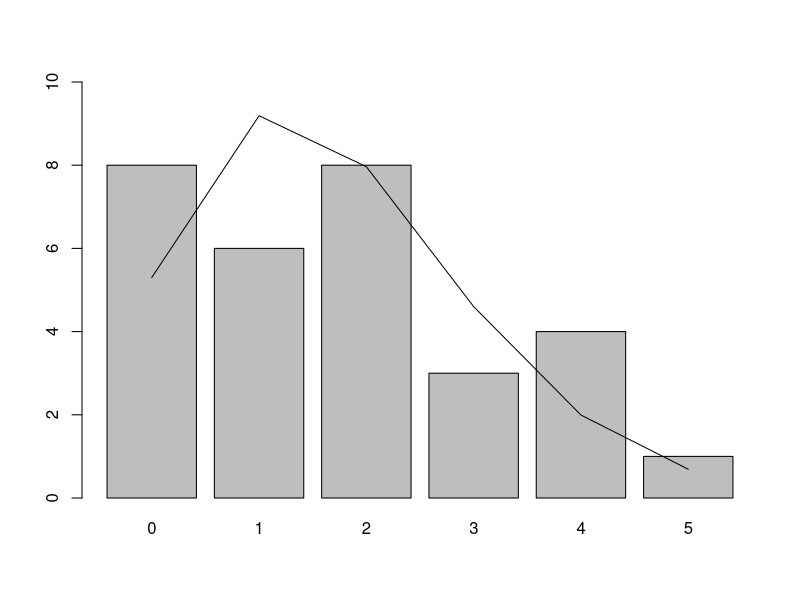
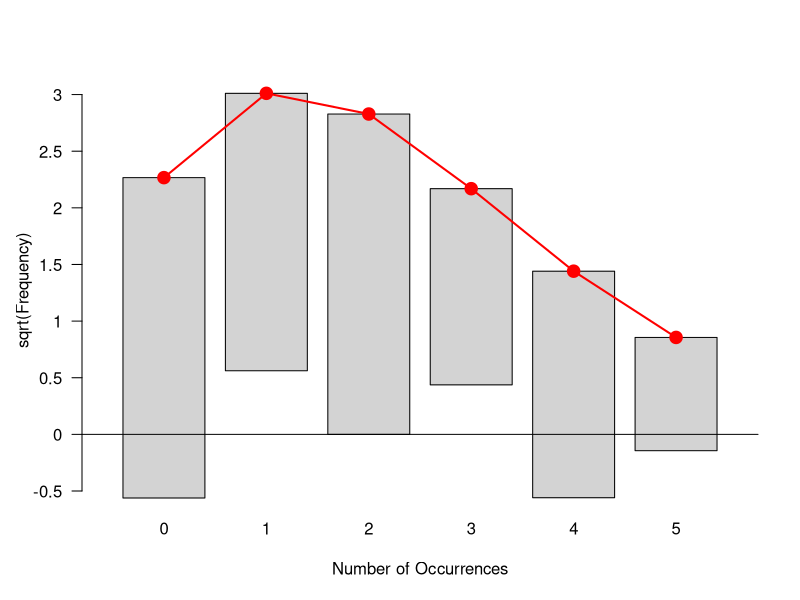
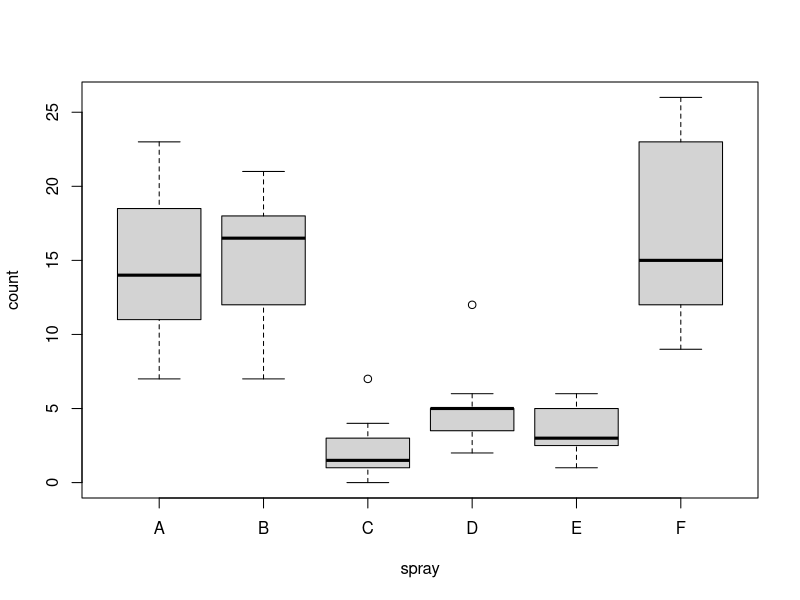
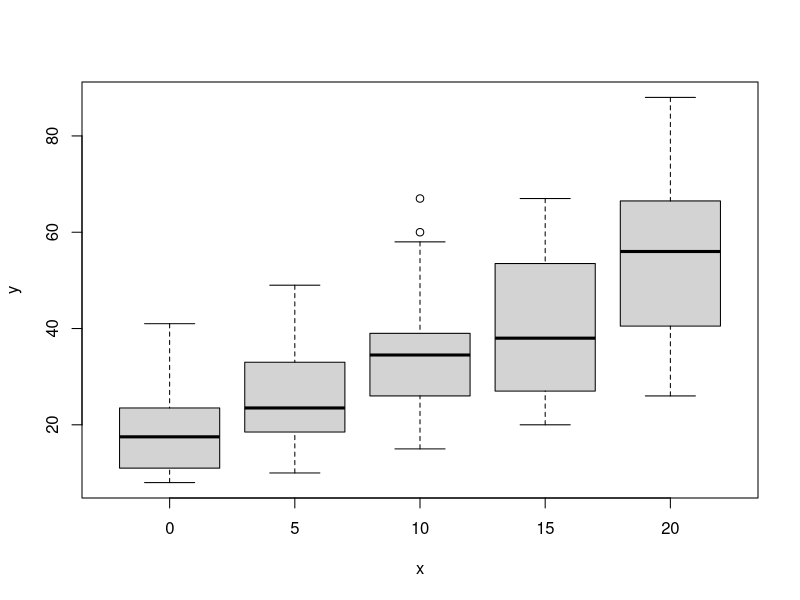

R code for these plots, in order: (Note: this script raises an error after producing the figures.)
#Section 7.1
t <- c(0:5)            # Count accident
x <- c(8,6,8,3,4,1)   # Count Day of each accident
m  <- sum(x)           # Calculate counts of data
s <- t %*% x
r <- s/m              # Average number of occurrenes
r                      # Estimate
ci <- c(r-2*sqrt(r/m),r+2*sqrt(r/m))  # confidence interval
ci

x <- c(8,6,8,3,4,1)                     # Days of each accident
names(x) <- c(0:5)                      # name x
y <- dpois(c(0:5),lambda=r)*sum(x)      # Calculate expected frequency
lines(barplot(x,ylim=c(0,10)),y,type="l")

x <- matrix(c(8,6,8,3,4,1,c(0:5)),nr=6)
x

library(vcd)
result <- goodfit(x,type="poisson",method="MinChisq")
result

summary(result)
result$par

plot(result)

result <- goodfit(x,type="poisson",method="ML")

x <- c(0,0,0,0,0,0,0,0,1,1,1,1,1,1,2,2,2,2,2,2,2,2,3,3,3,4,4,4,4,5)
library(vcd)
result <- goodfit(x,type="poisson",method="MinChisq")
result

#Section 7.2
boxplot(count~spray,data=InsectSprays)

glm(count~spray,data=InsectSprays,family="poisson")

#Section 7.3
accident<-c(45703,8906,7938,12091,7327,9820,11526,6525)
pref<-as.factor(c('A','B','C','D','E','F','G','H'))
result1<-glm(accident~pref,family="poisson")
result1

pop<-c(5056,859,1453,1828,1203,1143,1730,1373) 
result2<-glm(accident~pref,offset=log(pop),family="poisson")
result2

#Section 7.4
set.seed(1)
n<-1000
lambda<-rgamma(n,shape=5,scale=3)
y <-rpois(n,lambda)
mean(y)
var(y)

set.seed(2)
n=20
v=3
dose <-c(0:4)*5
x <-rep(dose,n)
a<-exp(3+0.05*dose)/v
lambda <-rgamma(5*n,shape=a,scale=v)
y <-rpois(5*n,lambda)
dataNB <-data.frame(x,y)

boxplot(y~x,data=dataNB)

by(y,x,mean)
by(y,x,var)

glm.nb(y~x,data=dataNB)

glm(y~x,family=poisson,data=dataNB)




